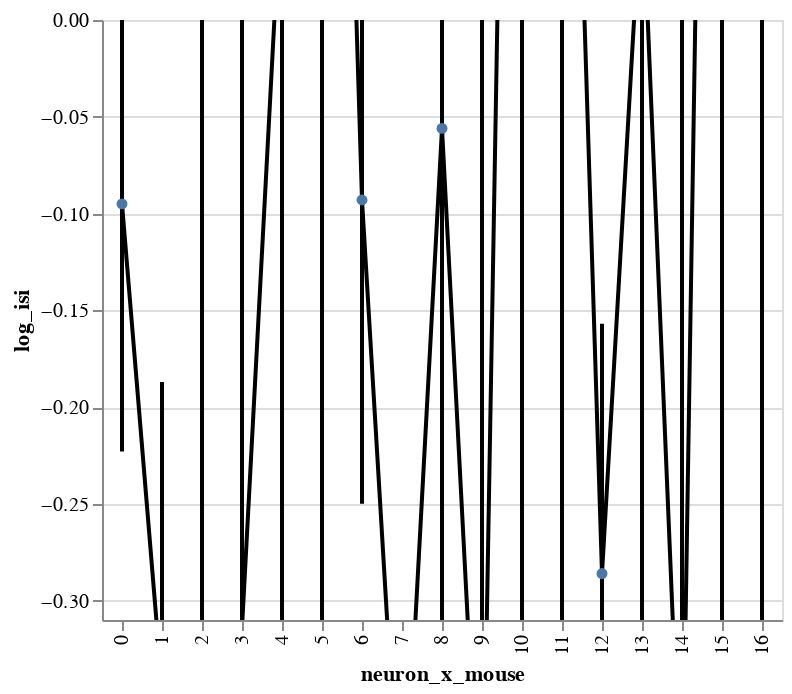

This figure's notebook cell:
### Code cell
bw.plot_posteriors_slopes(x='neuron_x_mouse:O').display()

### Figure 1 — Vega-Lite specification as saved in the notebook (floating-point values rounded to 4 significant figures)
{"config": {"view": {"continuousWidth": 400, "continuousHeight": 300}}, "layer": [{"mark": {"type": "rule", "clip": true, "size": 2}, "encoding": {"x": {"type": "ordinal", "field": "neuron_x_mouse"}, "y": {"type": "quantitative", "axis": {"orient": "left", "title": ""}, "field": "lower interval", "scale": {"domain": [-0.31, 0], "zero": true}}, "y2": {"field": "higher interval"}}}, {"mark": {"type": "line", "clip": true, "color": "black", "fill": null, "point": true}, "encoding": {"x": {"type": "ordinal", "field": "neuron_x_mouse"}, "y": {"type": "quantitative", "axis": {"orient": "left"}, "field": "center interval", "scale": {"domain": [-0.31, 0], "zero": true}, "title": "log_isi"}}}], "data": {"name": "data-5dec2e99c11767df811e83be38209ccf"}, "$schema": "https://vega.github.io/schema/vega-lite/v4.8.1.json", "datasets": {"data-5dec2e99c11767df811e83be38209ccf": [{"neuron_x_mouse": 0, "center interval": -0.095, "Std.Err.": 0.066, "z": -1.441, "p": 0.15, "higher interval": -0.223, "lower interval": 0.034}, {"neuron_x_mouse": 6, "center interval": -0.093, "Std.Err.": 0.08, "z": -1.155, "p": 0.248, "higher interval": -0.25, "lower interval": 0.065}, {"neuron_x_mouse": 12, "center interval": -0.286, "Std.Err.": 0.066, "z": -4.357, "p": 0.0, "higher interval": -0.415, "lower interval": -0.157}, {"neuron_x_mouse": 1, "center interval": -0.345, "Std.Err.": 0.08, "z": -4.291, "p": 0.0, "higher interval": -0.502, "lower interval": -0.187}, {"neuron_x_mouse": 7, "center interval": -0.438, "Std.Err.": 0.066, "z": -6.679, "p": 0.0, "higher interval": -0.567, "lower interval": -0.31}, {"neuron_x_mouse": 13, "center interval": 0.071, "Std.Err.": 0.368, "z": 0.192, "p": 0.848, "higher interval": -0.651, "lower interval": 0.793}, {"neuron_x_mouse": 2, "center interval": -0.547, "Std.Err.": 0.365, "z": -1.497, "p": 0.134, "higher interval": -1.263, "lower interval": 0.169}, {"neuron_x_mouse": 8, "center interval": -0.056, "Std.Err.": 0.368, "z": -0.153, "p": 0.878, "higher interval": -0.778, "lower interval": 0.666}, {"neuron_x_mouse": 14, "center interval": -0.424, "Std.Err.": 0.365, "z": -1.161, "p": 0.246, "higher interval": -1.14, "lower interval": 0.292}, {"neuron_x_mouse": 3, "center interval": -0.314, "Std.Err.": 0.368, "z": -0.852, "p": 0.394, "higher interval": -1.036, "lower interval": 0.408}, {"neuron_x_mouse": 9, "center interval": -0.451, "Std.Err.": 0.365, "z": -1.235, "p": 0.217, "higher interval": -1.167, "lower interval": 0.265}, {"neuron_x_mouse": 15, "center interval": 0.853, "Std.Err.": 454900.0, "z": 0.0, "p": 1.0, "higher interval": -891600.0, "lower interval": 891600.0}, {"neuron_x_mouse": 4, "center interval": 0.074, "Std.Err.": 454900.0, "z": 0.0, "p": 1.0, "higher interval": -891600.0, "lower interval": 891600.0}, {"neuron_x_mouse": 10, "center interval": 0.724, "Std.Err.": 454900.0, "z": 0.0, "p": 1.0, "higher interval": -891600.0, "lower interval": 891600.0}, {"neuron_x_mouse": 16, "center interval": 0.272, "Std.Err.": 454900.0, "z": 0.0, "p": 1.0, "higher interval": -891600.0, "lower interval": 891600.0}, {"neuron_x_mouse": 5, "center interval": 0.575, "Std.Err.": 454900.0, "z": 0.0, "p": 1.0, "higher interval": -891600.0, "lower interval": 891600.0}, {"neuron_x_mouse": 11, "center interval": 0.368, "Std.Err.": 454900.0, "z": 0.0, "p": 1.0, "higher interval": -891600.0, "lower interval": 891600.0}]}}
